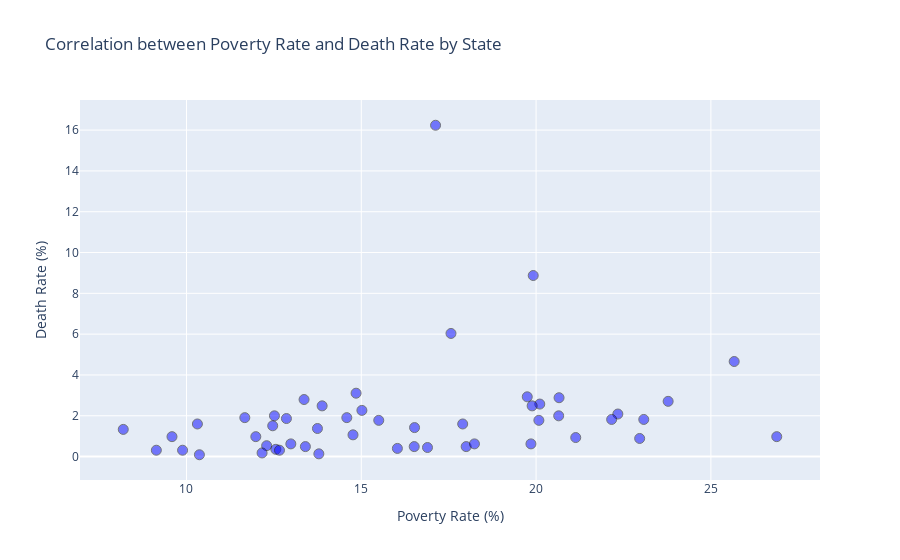

Notebook code cell kept with this figure:
### Code cell
import plotly.express as px

fig = px.scatter(deaths_per_state_poverty, x='poverty_rate', y='death_rate', 
                 title='Correlation between Poverty Rate and Death Rate by State',
                 labels={'poverty_rate': 'Poverty Rate (%)', 'death_rate': 'Death Rate (%)'})

fig.update_traces(marker=dict(color='blue', size=10, opacity=0.5, line=dict(width=1, color='black')),
                  selector=dict(mode='markers'))
fig.update_layout(showlegend=False)

fig.show()

### Figure 1 — Plotly figure (JSON) as saved in the notebook; plotly's stock layout.template omitted (floating-point values rounded to 4 significant figures)
{"data": [{"hovertemplate": "Poverty Rate (%)=%{x}<br>Death Rate (%)=%{y}<extra></extra>", "legendgroup": "", "marker": {"color": "blue", "line": {"color": "black", "width": 1}, "opacity": 0.5, "size": 10, "symbol": "circle"}, "mode": "markers", "name": "", "orientation": "v", "showlegend": false, "type": "scatter", "x": [19.85, 20.65, 22.96, 25.67, 17.12, 13.36, 9.137, 18, 12.56, 17.57, 23.78, 13.4, 12.29, 18.24, 13.88, 15.5, 14.76, 20.08, 22.34, 9.585, 10.31, 16.89, 17.9, 13.75, 20.11, 26.88, 16.51, 19.75, 12.16, 12.98, 12.66, 8.191, 23.08, 12.47, 11.67, 14.85, 20.66, 16.52, 12.52, 10.37, 22.16, 16.03, 19.89, 19.92, 11.98, 14.59, 13.79, 15.02, 12.86, 21.13, 9.888], "xaxis": "x", "y": [0.6211, 1.996, 0.8873, 4.658, 16.24, 2.795, 0.3106, 0.488, 0.3549, 6.034, 2.706, 0.488, 0.5324, 0.6211, 2.484, 1.775, 1.065, 1.775, 2.085, 0.976, 1.597, 0.4437, 1.597, 1.375, 2.573, 0.976, 0.488, 2.928, 0.1775, 0.6211, 0.3106, 1.331, 1.819, 1.508, 1.908, 3.106, 2.884, 1.42, 1.996, 0.08873, 1.819, 0.3993, 2.484, 8.873, 0.976, 1.908, 0.1331, 2.263, 1.863, 0.9317, 0.3106], "yaxis": "y"}], "layout": {"legend": {"tracegroupgap": 0}, "showlegend": false, "title": {"text": "Correlation between Poverty Rate and Death Rate by State"}, "xaxis": {"anchor": "y", "domain": [0, 1], "title": {"text": "Poverty Rate (%)"}}, "yaxis": {"anchor": "x", "domain": [0, 1], "title": {"text": "Death Rate (%)"}}}}
